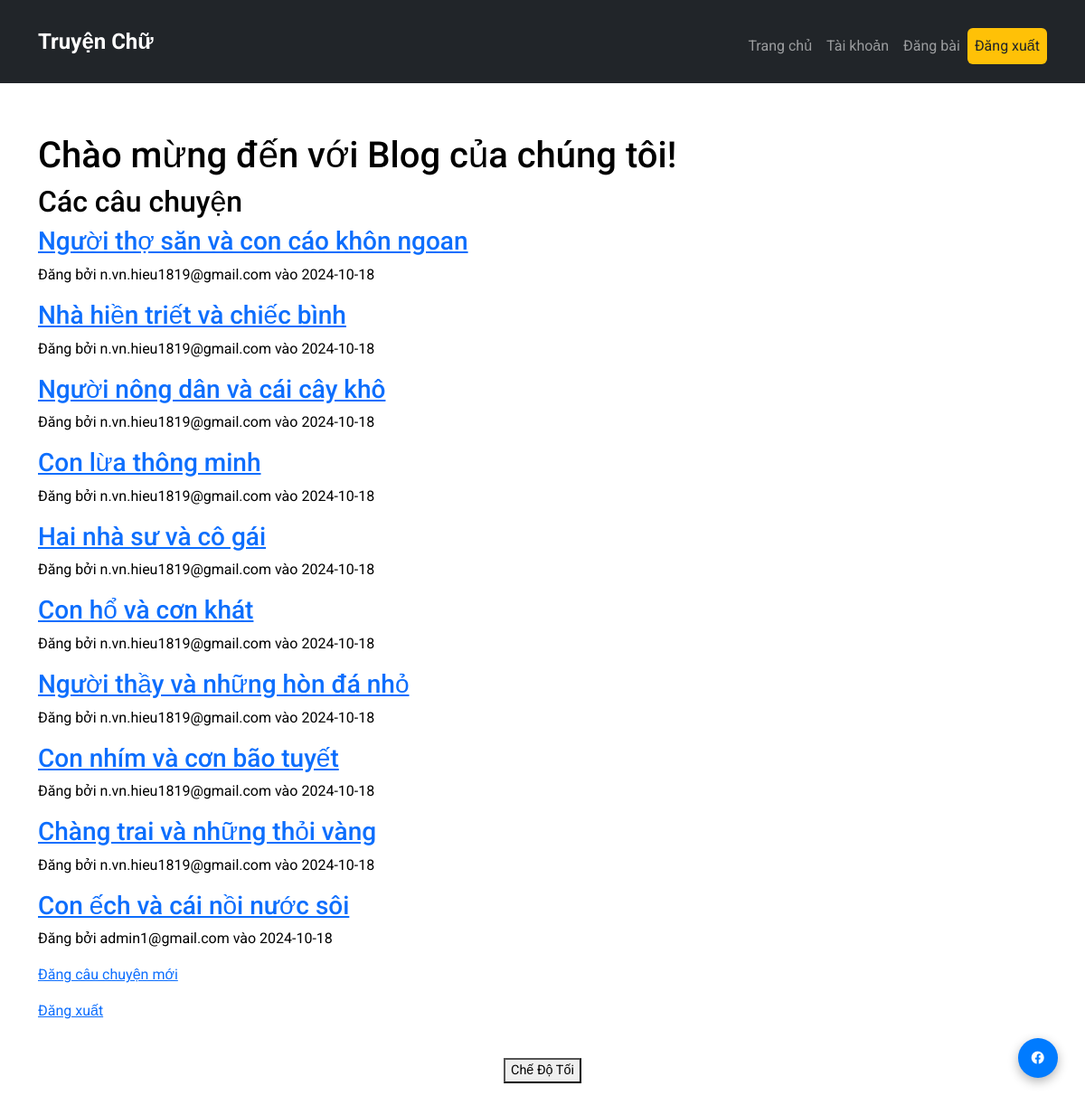
Screenshot of / (signed in) with the database file from the repository.
### app/models.py (models this page shows, shortened)
class Story(db.Model):
    __tablename__ = 'story'
    story_id = db.Column(db.Integer, primary_key=True)
    title = db.Column(db.String(200), nullable=False)
    content = db.Column(db.Text, nullable=False)
    user_id = db.Column(db.Integer, db.ForeignKey('user.user_id'), nullable=False)
    date_posted = db.Column(db.DateTime, default=datetime.utcnow)
    author = db.relationship('User', back_populates='stories')  # Sử dụng 'author' thay cho 'user'
    comments = db.relationship('Comment', back_populates='story', cascade='all, delete-orphan')

class User(db.Model):
    __tablename__ = 'user'  # Đặt tên bảng rõ ràng
    user_id = db.Column(db.Integer, primary_key=True)
    email = db.Column(db.String(100), nullable=False, unique=True)
    password_hash = db.Column(db.String(128), nullable=False)  # Mã hóa mật khẩu
    is_active = db.Column(db.Boolean, default=True)  # Trạng thái tài khoản
    stories = db.relationship('Story', back_populates='author', cascade='all, delete-orphan')
    comments = db.relationship('Comment', back_populates='author', cascade='all, delete-orphan')

### app/routes.py (the view)
@main.route("/")
def home():
    stories = Story.query.all()  # Get all stories
    return render_template("home.html", stories=stories)

### app/templates/home.html (shortened to what this page needs)
{% extends "base.html" %}
{% block content %}
<h1>Chào mừng đến với Blog của chúng tôi!</h1>
<h2>Các câu chuyện</h2>
{% for story in stories %}
    <h3><a href="{{ url_for('main.story_detail', story_id=story.story_id) }}">{{ story.title }}</a></h3>
    <p>Đăng bởi {{ story.author.email }} vào {{ story.date_posted.strftime('%Y-%m-%d') }}</p>
{% else %}
    <p>Chưa có câu chuyện nào.</p>
{% endfor %}
{% if 'user' in session %}
    <p><a href="{{ url_for('main.blog') }}">Đăng câu chuyện mới</a></p>
    <p><a href="{{ url_for('main.logout') }}">Đăng xuất</a></p>
{% else %}
    <p><a href="{{ url_for('main.login') }}">Đăng nhập</a> hoặc <a href="{{ url_for('main.register') }}">Đăng ký</a></p>
{% endif %}
{% endblock %}

### app/static/style.css (style rules this page uses)
body { font-family: 'Roboto', sans-serif; background-color: #f8f9fa; }
body { background-color: #ffffff; color: #000000; }

### rows the page displays
Story: title "Người thợ săn và con cáo khôn ngoan", author.email "n.vn.hieu1819@gmail.com", date_posted "2024-10-18"
Story: title "Nhà hiền triết và chiếc bình", author.email "n.vn.hieu1819@gmail.com", date_posted "2024-10-18"
Story: title "Người nông dân và cái cây khô", author.email "n.vn.hieu1819@gmail.com", date_posted "2024-10-18"
Story: title "Con lừa thông minh", author.email "n.vn.hieu1819@gmail.com", date_posted "2024-10-18"
Story: title "Hai nhà sư và cô gái", author.email "n.vn.hieu1819@gmail.com", date_posted "2024-10-18"
Story: title "Con hổ và cơn khát", author.email "n.vn.hieu1819@gmail.com", date_posted "2024-10-18"
Story: title "Người thầy và những hòn đá nhỏ", author.email "n.vn.hieu1819@gmail.com", date_posted "2024-10-18"
Story: title "Con nhím và cơn bão tuyết", author.email "n.vn.hieu1819@gmail.com", date_posted "2024-10-18"
Story: title "Chàng trai và những thỏi vàng", author.email "n.vn.hieu1819@gmail.com", date_posted "2024-10-18"
Story: title "Con ếch và cái nồi nước sôi", author.email "admin1@gmail.com", date_posted "2024-10-18"
